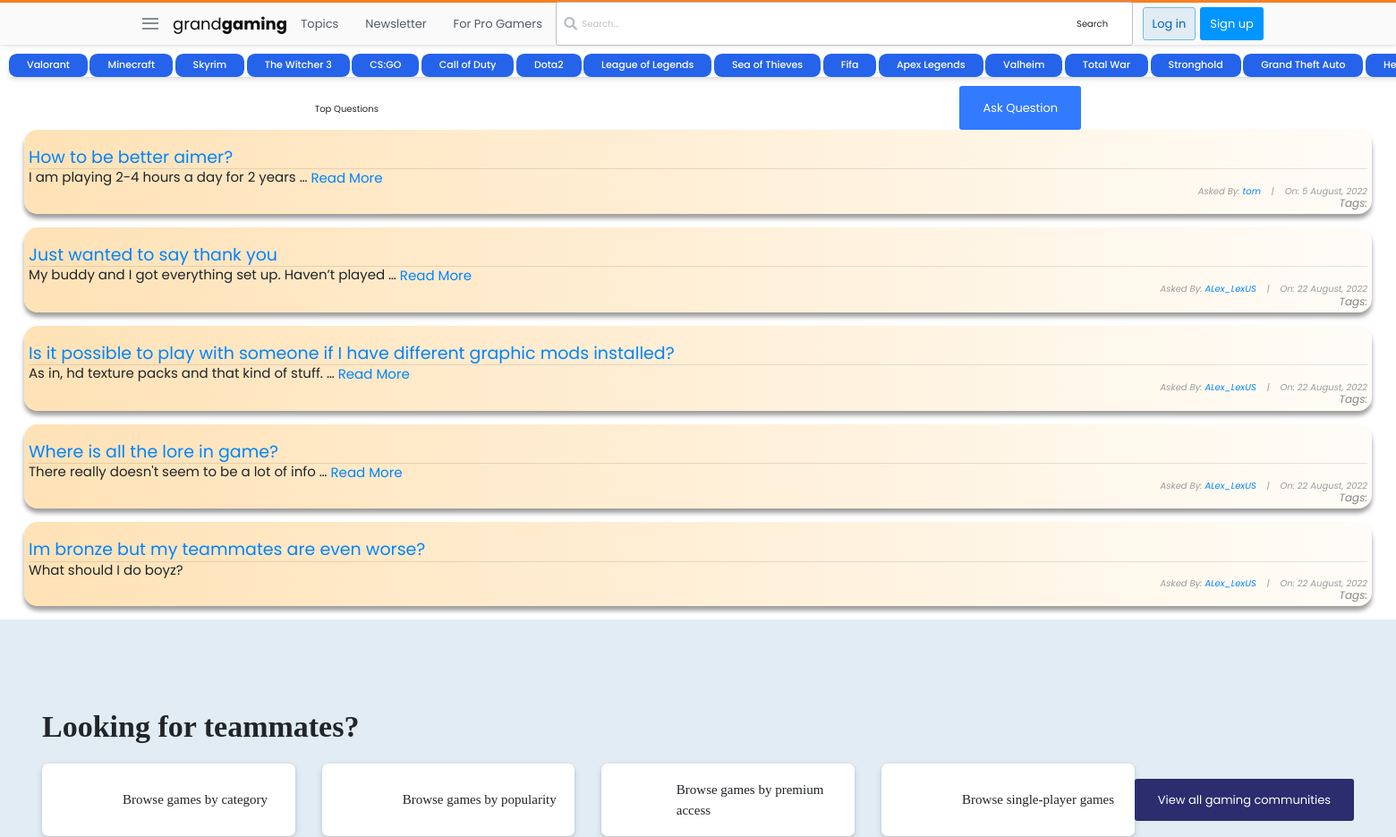
The app's page /questions/ (upper part), older data.
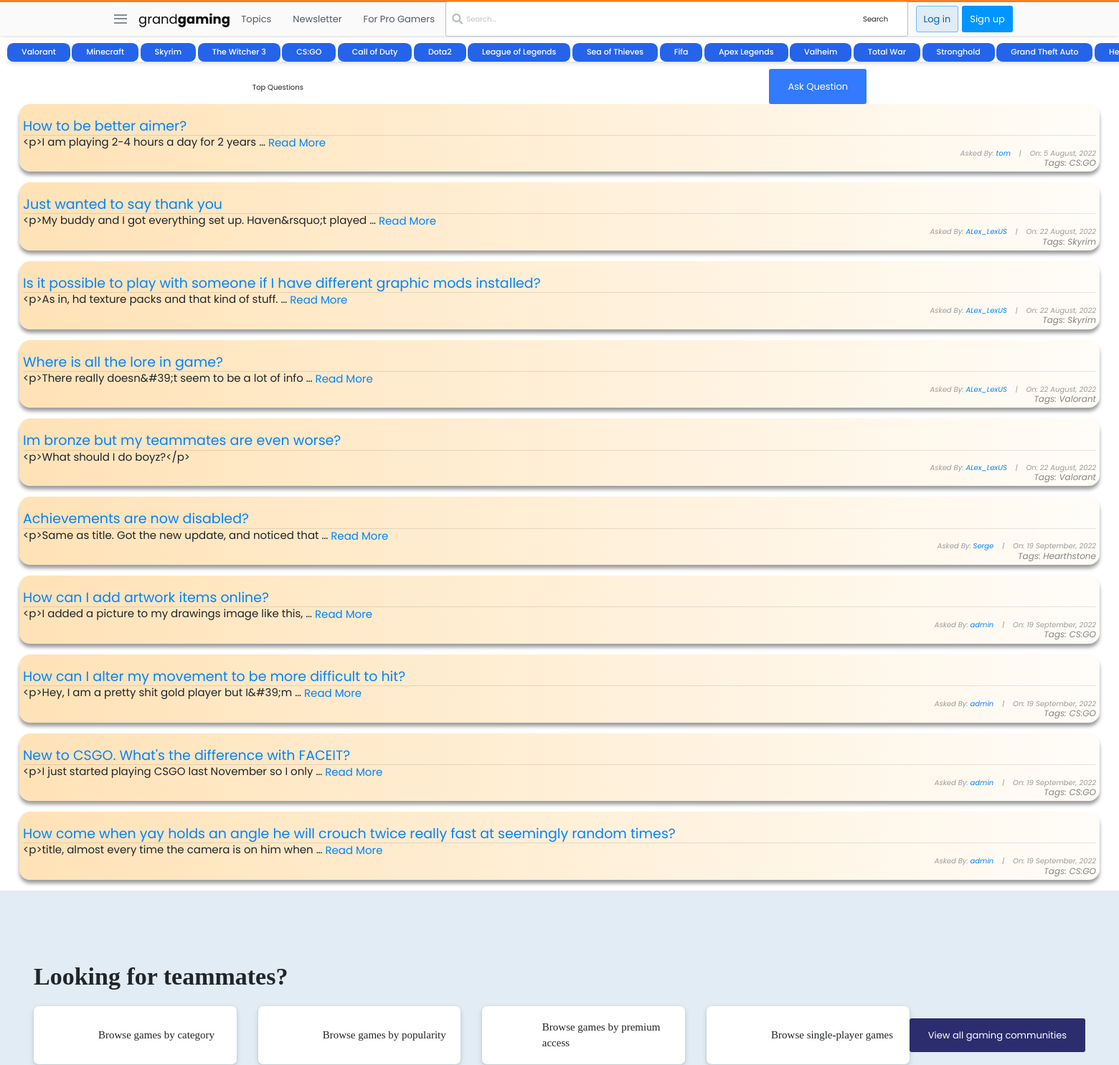
The same page, newer data.
### forumbase/models.py (models this page shows, shortened)
class Question(models.Model):
    user = models.ForeignKey(User, on_delete=models.CASCADE)
    title = models.CharField(max_length=10000)
    content = RichTextField()
    likes = models.ManyToManyField(User, related_name='question_post')
    date_created = models.DateTimeField(default=timezone.now)
    tags = TaggableManager()

### forumbase/views.py (the view)
# urls.py: path('questions/', views.QuestionListView.as_view(), name="question-lists"),
class QuestionListView(ListView):
    model = Question
    context_object_name = 'questions'
    ordering = ['-date_created']
    tags = Tag.objects.all()
    def get_context_data(self, **kwargs):
        context = super().get_context_data(**kwargs)
        tag = self.request.GET.get('tag', None)
        if tag:
            _tag = Tag.objects.get(name=tag)
            questions = Question.objects.filter(tags=_tag)
        else:
            questions = Question.objects.all()
        context['questions'] = questions
        context['tags'] = self.tags
        return context

### forumbase/templates/forumbase/question_list.html (shortened to what this page needs)
    {% extends 'base.html' %}
    {% block content %}
    <!DOCTYPE html>
    <html lang="en">
    <head>
        <script src="https://cdn.tailwindcss.com"></script>
    </head>
    <body>
        <div class="flex items-center">
            <div class="inline-flex shadow-md hover:shadow-lg focus:shadow-lg mybtn" role="group">
                {% for tag in tags %}
                <form method="GET" class="myfrm rounded-l inline-block px-8 py-2.5 bg-blue-600 text-white font-medium text-xs leading-tight uppercase hover:bg-blue-700 focus:bg-blue-700 focus:outline-none focus:ring-0 active:bg-blue-800 transition duration-150 ease-in-out mr-1"
                action="http://127.0.0.1:8000/questions/">
                <a>
                    <input type="submit" value="{{ tag.name }}"/>
                </a>
                </form>
                {% endfor %}
            </div>
        </div>
        <div class="container"
            x-data="{tag: '', question: []}"
            x-init="question = await (await fetch('/questions')).json()">
            <div id="sub-nav">
                <h1 id="fh1">Top Questions</h1>
                {% if user.is_authenticated %}
                <button class="btn" id="logout-btn"><a id="fa" href="{% url 'forumbase:question-create'%}" style="color: white; text-decoration: none;">Ask Question</a></button>
                {% else %}
                <button class="btn" id="logout-btn"><a id="fa" href="{% url 'login' %}" style="color: white; text-decoration: none;">Ask Question</a></button>
                {% endif %}
            </div>
            <div class="list-question">
                <div class="questions" x-data="{tag: ''}">
                    {% for question in questions %}
                    <div class="container" style="background: linear-gradient(to right, rgb(255, 226, 182), rgba(255, 166, 0, 0.027)); padding: 5px; box-shadow: rgba(0, 0, 0, 0.383) 0px 5px 5px 0px; border-radius: 15px;" >
                        <div id="title-sec" style="display: flex; align-items: center;">
                            <h3 id="fh3"><a href="{% url 'forumbase:question-detail' question.id%}">{{ question.title }}</a></h3>
                        </div>
                        <hr>
                        {% if question.content|wordcount <= 10 %}
                        <h6 id="fh6" style="text-align: left;">{{ question.content}}</h6>
                        {% else %}
                        <h6 id="fh6" style="text-align: left;">{{ question.content|truncatewords:10}} <a href="{% url 'forumbase:question-detail' question.id%}">Read More</a></h6>
                        {% endif %}
                        <h6 id="fh6" style="font-size: 10px; font-style: italic; color: rgb(155, 155, 155);">Asked By: <a href="{% url 'profile' %}">{{ question.user }}</a>&nbsp;&nbsp;&nbsp; |&nbsp;&nbsp;&nbsp; On: {{question.date_created|date:"j F, Y"}}</h6>
                        <h5 style="text-align: right; font-size: 12px; font-style: italic;"> Tags:
                            {% for tag in question.tags.all %}
                                {{ tag }}
                            {% endfor %}
                        </h5>
                    </div> <br>
                    {% endfor %}
                </div>
            </div>
        </div>
    </body>
    </html>
    {% endblock content %}

### templates/base.html (shortened to what this page needs)
{% load static %}
<!doctype html>
<html lang="en">
<head>
    <script src="https://cdn.tailwindcss.com"></script>
    <link rel="stylesheet" href="https://cdnjs.cloudflare.com/ajax/libs/font-awesome/5.14.0/css/all.min.css"
 />
    <link rel="stylesheet" href="https://maxcdn.bootstrapcdn.com/bootstrap/4.0.0/css/bootstrap.min.css"
>
    <link rel="stylesheet" href="{% static 'main.css' %}">
</head>
<body>
    <header>
        <div class="nav-container">
            <nav>
                <div class="nav-brand">
                    <div class="hamburger-menu-container">
                        <div class="hamburger-menu">
                            <div class="line"></div>
                            <div class="line"></div>
                            <div class="line"></div>
                        </div>
                    </div>
                    <a href="{% url 'forumbase:home' %}" style="text-decoration: none; color: black;">
                        <div class="nav-icon-text">grand<span class="nav-bold-text">gaming</span></div>
                    </a>
                </div>
                <div class="nav-base-links">
                    <ul>
                        <li><a href="{% url 'forumbase:question-lists' %}" style="text-decoration: none;">Topics</a>
                        </li>
                        <li><a href="#" style="text-decoration: none;">Newsletter</a></li>
                        <li><a href="#" style="text-decoration: none;">For Pro Gamers</a></li>
                    </ul>
                </div>
                <div class="nav-search">
                    <div class="search-container">
                        <i class="fas fa-search"></i>
                        <form action="" method="GET">
                            <input type="text" id="" name="search-area" placeholder="Search...">
                            <button type="submit"
                                style="margin-left: 340px; border-radius: 25px; border: none; padding: 8px;">Search</button>
                        </form>
                    </div>
                </div>
                <div class="nav-right-buttons">
                    {% if user.is_authenticated %}
                    <a href="{% url 'profile' %}" class="btn btn-login">Profile</a>
                    <a href="{% url 'logout' %}" class="btn btn-register">Logout</a>
                    {% else %}
                    <a href="{% url 'login' %}" class="btn btn-login">Log in</a>
                    <a href="{% url 'register' %}" class="btn btn-register">Sign up</a>
                    {% endif %}
                </div>
            </nav>
        </div>
    </header>
    {% block content %}
    {% endblock content %}
    <section class="jobs">
        <div class="container">
            <div class="jobs-content">
                <h3 class="jobs-title">Looking for teammates?</h3>
                <div class="jobs-body">
                    <div class="jobs-items">
                        <div class="column">
                            <div class="jobs-item">
                                <p class="jobs-item-description">Browse games by category</p>
                            </div>
                            <div class="jobs-item">
                                <p class="jobs-item-description">Browse games by popularity</p>
                            </div>
                        </div>
                        <div class="column">
                            <div class="jobs-item">
                                <p class="jobs-item-description">Browse games by premium access</p>
                            </div>
                            <div class="jobs-item">
                                <p class="jobs-item-description">Browse single-player games</p>
                            </div>
                        </div>
                    </div>
                    <div class="jobs-btn">
                        <div class="btn btn-dark-blue jobs-btn">View all gaming communities</div>
                    </div>
                </div>
            </div>
        </div>
    </section>
</body>
</html>

### forumbase/templates/forumbase/question_list.html (style rules this page uses)
body { margin-top: 60px; font-family: 'Poppins', sans-serif; }
#fh1 { margin-top: 20px; }
#sub-nav { display: flex; justify-content: space-around; }
#logout-btn { background-color: rgb(50, 122, 255); }
#fh3 { text-align: left; font-size: 19px; padding-top: 15px; }
#fh6 { text-align: right; font-size: 15px; font-weight: normal; }
a { color: rgb(0, 132, 255); }
h5 { color: rgb(133, 133, 133); }
a { text-align: center; vertical-align: middle; }
.mybtn { box-sizing: border-box; margin: 0 0rem 1rem 1rem; }
.myfrm { font-size: 1.1rem; border-radius: 0.88rem }

Row changes from the older to the newer data that the page shows:
changed Question "How to be better aimer?": content "I am playing 2-4 hours a day for 2 years …" → "<p>I am playing 2-4 hours a day for 2 years …"; gains Tag (name "CS:GO")
changed Question "Just wanted to say thank you": content "My buddy and I got everything set up. Haven’t played …" → "<p>My buddy and I got everything set up. Haven&rsquo;t played …"; gains Tag (name "Skyrim")
changed Question "Is it possible to play with someone if I have different graphic mods installed?": content "As in, hd texture packs and that kind of stuff. …" → "<p>As in, hd texture packs and that kind of stuff. …"; gains Tag (name "Skyrim")
changed Question "Where is all the lore in game?": content "There really doesn't seem to be a lot of info …" → "<p>There really doesn&#39;t seem to be a lot of info …"; gains Tag (name "Valorant")
changed Question "Im bronze but my teammates are even worse?": content "What should I do boyz?" → "<p>What should I do boyz?</p>"; gains Tag (name "Valorant")
added Question: title "Achievements are now disabled?", content "<p>Same as title. Got the new update, and noticed that …", user "Serge", date_created "19 September, 2022", Tag (name "Hearthstone")
added Question: title "How can I add artwork items online?", content "<p>I added a picture to my drawings image like this, …", user "admin", date_created "19 September, 2022", Tag (name "CS:GO")
added Question: title "How can I alter my movement to be more difficult to hit?", content "<p>Hey, I am a pretty shit gold player but I&#39;m …", user "admin", date_created "19 September, 2022", Tag (name "CS:GO")
added Question: title "New to CSGO. What's the difference with FACEIT?", content "<p>I just started playing CSGO last November so I only …", user "admin", date_created "19 September, 2022", Tag (name "CS:GO")
added Question: title "How come when yay holds an angle he will crouch twice really fast at seemingly random times?", content "<p>title, almost every time the camera is on him when …", user "admin", date_created "19 September, 2022", Tag (name "CS:GO")
